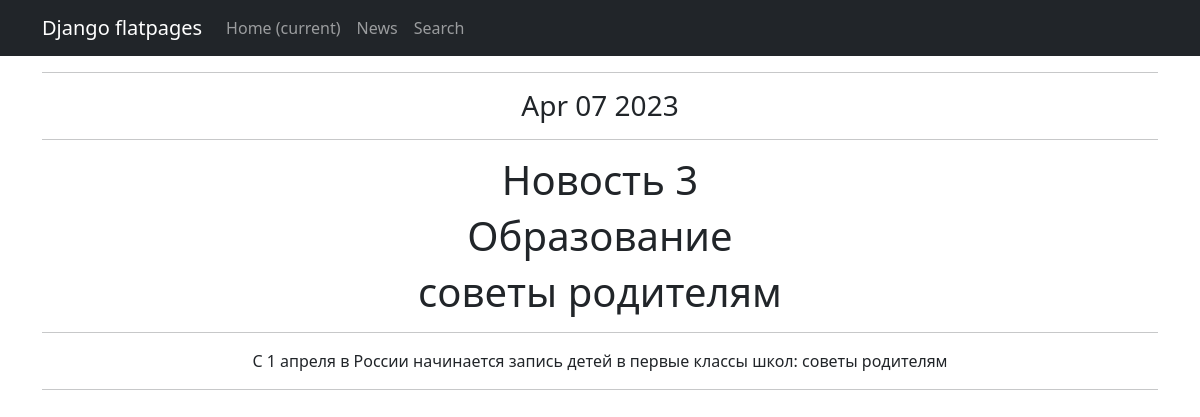
Screenshot of /news/3 with the database file from the repository.
### news/models.py (models this page shows, shortened)
class News(models.Model):
    name = models.CharField(
        max_length=255,
        unique=True, # названия новостей не должны повторяться
    )
    description = models.TextField()
    category = models.ForeignKey(
        to='Category',
        on_delete=models.CASCADE,
        related_name='news', # все новости в категории будут доступны через поле news
    )
    published_date = models.DateTimeField(default=datetime.now)  # предоставляем значение по умолчанию
    author = models.CharField(max_length=100, default='нет автора')

class Category(models.Model):
    name = models.CharField(max_length=255, unique=True)
    def __str__(self):
        return self.name

### news/views.py (the view)
# urls.py: path('<int:pk>', NewsDetail.as_view(), name='news_detail' ),
class NewsDetail(DetailView):
    model = News
    template_name = 'news.html'
    context_object_name = 'news'

### news/templatetags/cencor.py (called while the page is built)
@register.filter
def censor(value):
    if not isinstance(value, str):
        raise ValueError("Входное значение должно быть строкой")
    words = value.split()
    for i in range(len(words)):
        if words[i].lower() in censor_list:
            words[i] = '*' * len(words[i])
    return ' '.join(words)

### news/templatetags/custom_tags.py (called while the page is built)
@register.simple_tag()
def current_time(format_string='%b %d %Y'):
   return datetime.utcnow().strftime(format_string)

### news/templates/news.html (shortened to what this page needs)
{% extends 'flatpages/default.html' %}
{% load custom_tags %}
{% load cencor %}
{% block content %}
<hr>
<h3>{% current_time '%b %d %Y' %}</h3>
<hr>
<h1>{{ news.name }}</h1>
<h1>{{ news.category }}</h1>
<h1>{{ news.author }}</h1>
<hr>
<td>{{ news.description|censor }}</td>
<hr>
{% endblock content %}

### rows the page displays
News: name "Новость 3", category "Образование", author "советы родителям", description|censor "С 1 апреля в России начинается запись детей в первые классы школ: советы родителям"
